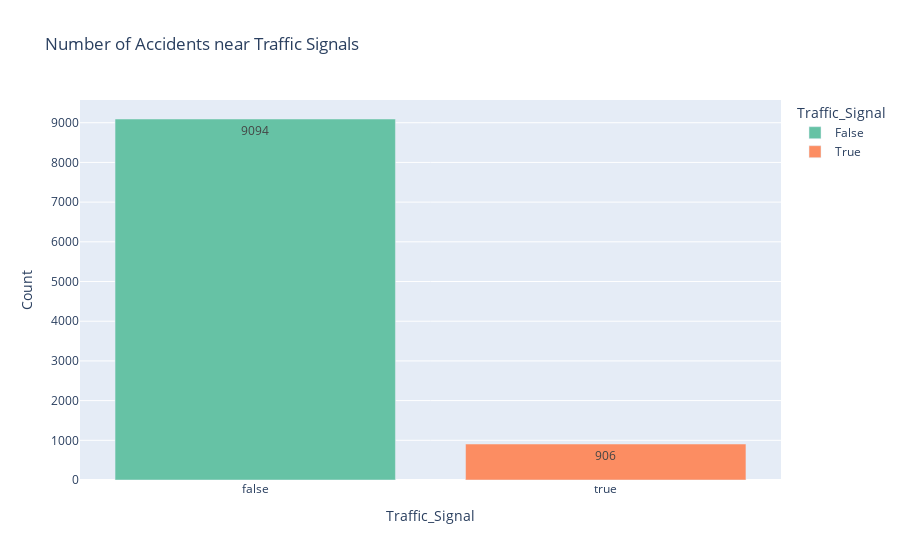

The notebook cell this image was saved under:
### Code cell
# Count occurrences of True and False
traffic_signal_counts = df['Traffic_Signal'].value_counts().reset_index()
traffic_signal_counts.columns = ['Traffic_Signal', 'Count']  # Rename column

# Create bar plot
fig = px.bar(
    traffic_signal_counts,
    x='Traffic_Signal',
    y='Count',
    text='Count',  # Display the total number on the bars
    color='Traffic_Signal',  
    color_discrete_map={True: '#fc8d62', False: '#66c2a5'},  # Pastel colors
    title="Number of Accidents near Traffic Signals"
)
fig

### Figure 1 — Plotly figure (JSON) as saved in the notebook; plotly's stock layout.template omitted (floating-point values rounded to 4 significant figures)
{"data": [{"alignmentgroup": "True", "hovertemplate": "Traffic_Signal=%{x}<br>Count=%{text}<extra></extra>", "legendgroup": "False", "marker": {"color": "#66c2a5", "pattern": {"shape": ""}}, "name": "False", "offsetgroup": "False", "orientation": "v", "showlegend": true, "text": [9094], "textposition": "auto", "type": "bar", "x": [false], "xaxis": "x", "y": [9094], "yaxis": "y"}, {"alignmentgroup": "True", "hovertemplate": "Traffic_Signal=%{x}<br>Count=%{text}<extra></extra>", "legendgroup": "True", "marker": {"color": "#fc8d62", "pattern": {"shape": ""}}, "name": "True", "offsetgroup": "True", "orientation": "v", "showlegend": true, "text": [906], "textposition": "auto", "type": "bar", "x": [true], "xaxis": "x", "y": [906], "yaxis": "y"}], "layout": {"barmode": "relative", "legend": {"title": {"text": "Traffic_Signal"}, "tracegroupgap": 0}, "title": {"text": "Number of Accidents near Traffic Signals"}, "xaxis": {"anchor": "y", "categoryarray": [false, true], "categoryorder": "array", "domain": [0, 1], "title": {"text": "Traffic_Signal"}}, "yaxis": {"anchor": "x", "domain": [0, 1], "title": {"text": "Count"}}}}
